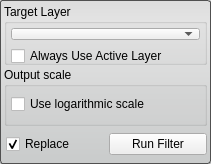
<?xml version="1.0" encoding="UTF-8"?>
<ui version="4.0">
 <class>ConnectedComponentSizeFilterInterface</class>
 <widget class="QWidget" name="ConnectedComponentSizeFilterInterface">
  <property name="geometry">
   <rect>
    <x>0</x>
    <y>0</y>
    <width>211</width>
    <height>164</height>
   </rect>
  </property>
  <property name="sizePolicy">
   <sizepolicy hsizetype="Preferred" vsizetype="Fixed">
    <horstretch>0</horstretch>
    <verstretch>0</verstretch>
   </sizepolicy>
  </property>
  <property name="minimumSize">
   <size>
    <width>0</width>
    <height>100</height>
   </size>
  </property>
  <property name="maximumSize">
   <size>
    <width>16777215</width>
    <height>16777215</height>
   </size>
  </property>
  <property name="windowTitle">
   <string>Connected Components Size Filter Interface</string>
  </property>
  <property name="styleSheet">
   <string notr="true">QWidget#ConnectedComponentSizeFilterInterface{
	border-radius: 3px;
	border: 1px solid rgb(80, 80,80);
	background-color: qlineargradient(spread:pad, x1:0.5, y1:0, x2:0.5, y2:0.960227, stop:0 rgba(221, 221, 221, 255), stop:0.155779 rgba(228, 228, 228, 255), stop:1 rgba(202, 204, 204, 255));      
}</string>
  </property>
  <layout class="QVBoxLayout" name="verticalLayout">
   <property name="spacing">
    <number>2</number>
   </property>
   <property name="margin">
    <number>4</number>
   </property>
   <item>
    <widget class="QGroupBox" name="target_groupbox_">
     <property name="title">
      <string>Target Layer</string>
     </property>
     <layout class="QVBoxLayout" name="verticalLayout_4">
      <property name="margin">
       <number>4</number>
      </property>
      <item>
       <widget class="QtUtils::QtDropableComboBox" name="target_layer_">
        <property name="sizePolicy">
         <sizepolicy hsizetype="Ignored" vsizetype="Fixed">
          <horstretch>0</horstretch>
          <verstretch>0</verstretch>
         </sizepolicy>
        </property>
       </widget>
      </item>
      <item>
       <widget class="QWidget" name="widget_3" native="true">
        <property name="minimumSize">
         <size>
          <width>0</width>
          <height>20</height>
         </size>
        </property>
        <layout class="QHBoxLayout" name="horizontalLayout_3">
         <property name="spacing">
          <number>0</number>
         </property>
         <property name="margin">
          <number>0</number>
         </property>
         <item>
          <widget class="QCheckBox" name="use_active_layer_">
           <property name="text">
            <string>Always Use Active Layer</string>
           </property>
          </widget>
         </item>
        </layout>
       </widget>
      </item>
     </layout>
    </widget>
   </item>
   <item>
    <widget class="QGroupBox" name="groupBox">
     <property name="title">
      <string>Output scale</string>
     </property>
     <layout class="QVBoxLayout" name="verticalLayout_2">
      <property name="leftMargin">
       <number>4</number>
      </property>
      <property name="topMargin">
       <number>2</number>
      </property>
      <property name="rightMargin">
       <number>4</number>
      </property>
      <property name="bottomMargin">
       <number>4</number>
      </property>
      <item>
       <widget class="QWidget" name="widget_2" native="true">
        <property name="minimumSize">
         <size>
          <width>0</width>
          <height>30</height>
         </size>
        </property>
        <layout class="QHBoxLayout" name="horizontalLayout_2">
         <property name="spacing">
          <number>0</number>
         </property>
         <property name="margin">
          <number>0</number>
         </property>
         <item>
          <widget class="QCheckBox" name="log_scale_">
           <property name="text">
            <string>Use logarithmic scale</string>
           </property>
          </widget>
         </item>
        </layout>
       </widget>
      </item>
     </layout>
    </widget>
   </item>
   <item>
    <widget class="QWidget" name="widget" native="true">
     <property name="minimumSize">
      <size>
       <width>0</width>
       <height>32</height>
      </size>
     </property>
     <property name="maximumSize">
      <size>
       <width>16777215</width>
       <height>32</height>
      </size>
     </property>
     <layout class="QHBoxLayout" name="horizontalLayout">
      <property name="spacing">
       <number>4</number>
      </property>
      <property name="leftMargin">
       <number>2</number>
      </property>
      <property name="topMargin">
       <number>0</number>
      </property>
      <property name="rightMargin">
       <number>0</number>
      </property>
      <property name="bottomMargin">
       <number>0</number>
      </property>
      <item>
       <widget class="QCheckBox" name="replaceCheckBox">
        <property name="text">
         <string>Replace</string>
        </property>
        <property name="checked">
         <bool>true</bool>
        </property>
       </widget>
      </item>
      <item>
       <widget class="QPushButton" name="runFilterButton">
        <property name="sizePolicy">
         <sizepolicy hsizetype="Preferred" vsizetype="Fixed">
          <horstretch>0</horstretch>
          <verstretch>0</verstretch>
         </sizepolicy>
        </property>
        <property name="text">
         <string>Run Filter</string>
        </property>
       </widget>
      </item>
     </layout>
    </widget>
   </item>
  </layout>
 </widget>
 <customwidgets>
  <customwidget>
   <class>QtUtils::QtDropableComboBox</class>
   <extends>QComboBox</extends>
   <header location="global">QtUtils/Widgets/QtDropableComboBox.h</header>
  </customwidget>
 </customwidgets>
 <resources/>
 <connections/>
</ui>
